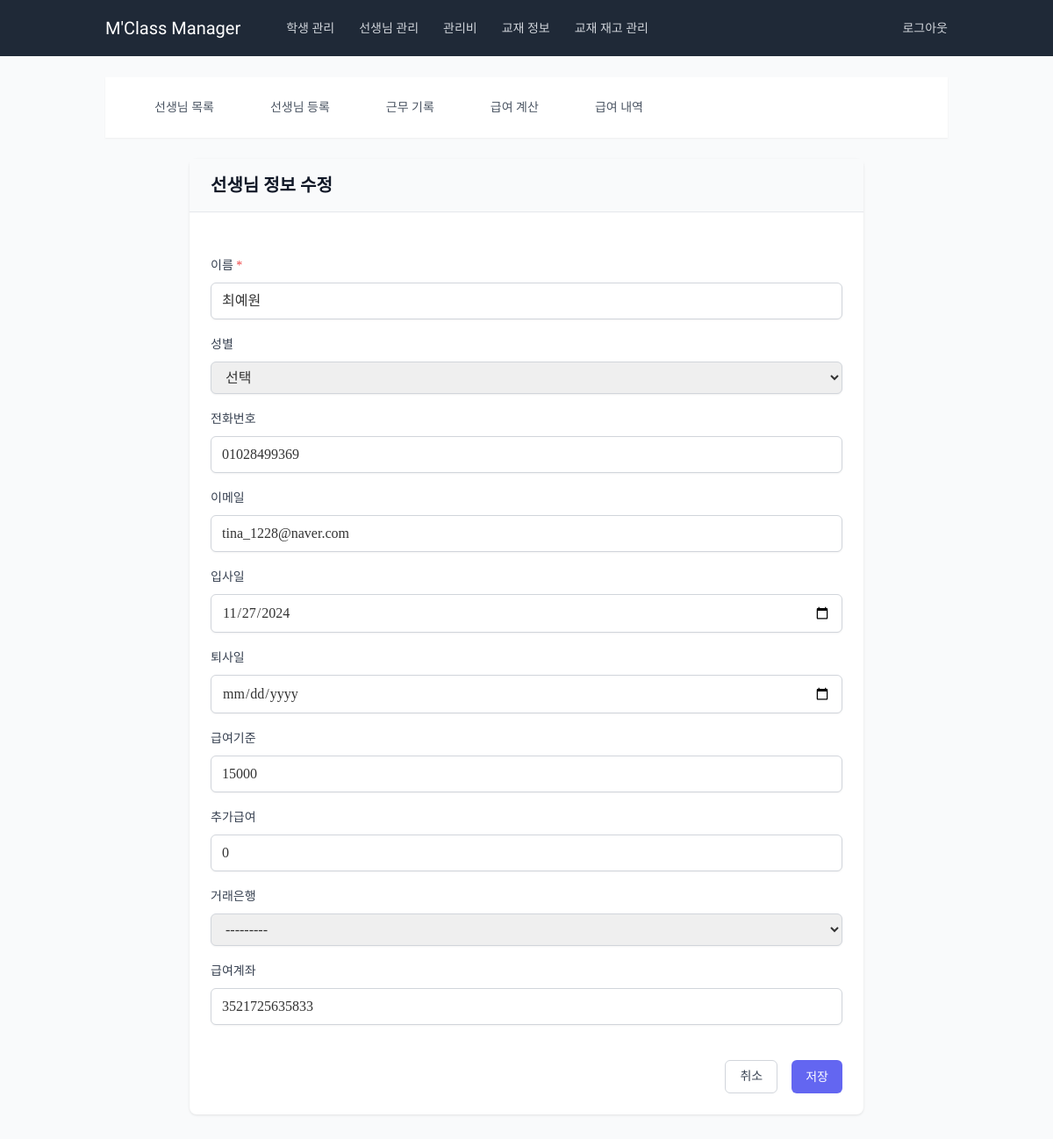
Before: /teachers/26/update/ (signed in) with the older database file.
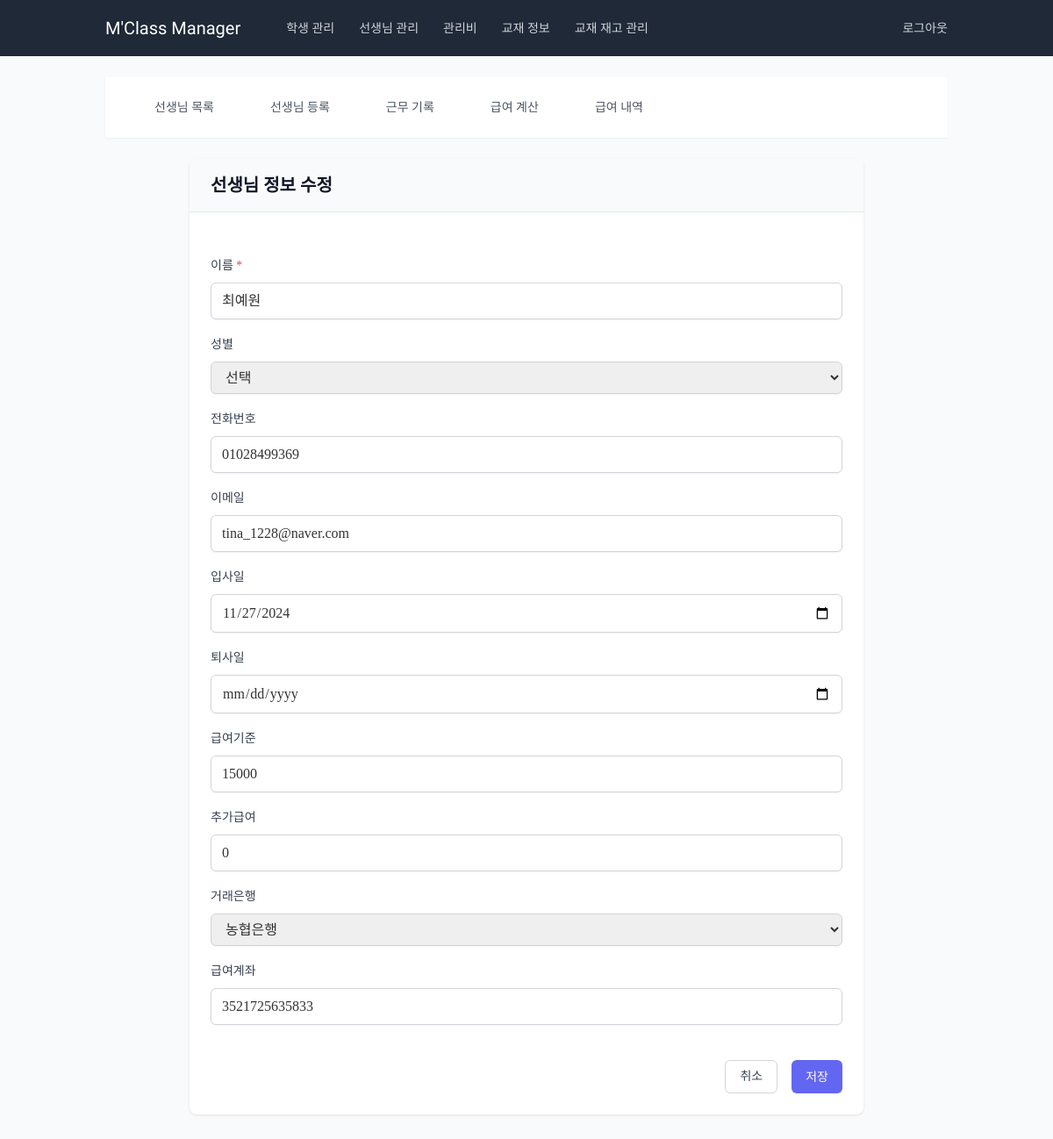
After: the same page with the newer database file.
### teachers/models.py (models this page shows, shortened)
class Teacher(models.Model):
    GENDER_CHOICES = [
        ('M', '남'),
        ('F', '여'),
    ]
    name = models.CharField(max_length=100, verbose_name='이름')
    phone_number = models.CharField(
        max_length=11,
        validators=[validate_phone_number],
        blank=True,
        null=True,
        verbose_name='전화번호'
    )
    email = models.EmailField(blank=True, null=True, verbose_name='이메일')
    gender = models.CharField(max_length=1, choices=GENDER_CHOICES, blank=True, null=True, verbose_name='성별')
    hire_date = models.DateField(blank=True, null=True, verbose_name='입사일')
    resignation_date = models.DateField(null=True, blank=True, verbose_name='퇴사일')
    bank = models.ForeignKey('common.Bank', on_delete=models.SET_NULL, blank=True, null=True, verbose_name='거래은행')
    account_number = models.CharField(max_length=20, blank=True, null=True, verbose_name='급여계좌')
    base_salary = models.IntegerField(blank=True, null=True, verbose_name='급여기준', default=15000)
    additional_salary = models.IntegerField(blank=True, null=True, verbose_name='추가급여', default=0)
    other_info = models.TextField(blank=True, null=True, verbose_name='기타')
    is_active = models.BooleanField(default=True, verbose_name="재직 중")
    extra_field1 = models.CharField(max_length=100, blank=True, null=True, verbose_name='예비1')
    extra_field2 = models.CharField(max_length=100, blank=True, null=True, verbose_name='예비2')
    extra_field3 = models.CharField(max_length=100, blank=True, null=True, verbose_name='예비3')
    extra_field4 = models.CharField(max_length=100, blank=True, null=True, verbose_name='예비4')
    class Meta:
        verbose_name = '교사'
        verbose_name_plural = '교사'

### teachers/views.py (the view, shortened to what this page needs)
# urls.py: path('<int:pk>/update/', views.TeacherUpdateView.as_view(), name='teacher_update'),
class TeacherUpdateView(LoginRequiredMixin, UpdateView):
    model = Teacher
    form_class = TeacherForm
    template_name = 'teachers/teacher_form.html'
    success_url = reverse_lazy('teachers:teacher_list')

### common/models.py (called while the page is built)
    def __str__(self):
        return self.name

### teachers/templates/teachers/teacher_form.html (shortened to what this page needs)
{% extends 'teachers/base_teachers.html' %}
{% block teacher_content %}
<div class="content-card max-w-3xl mx-auto">
    <div class="card-header">
        <h1 class="text-xl font-semibold text-gray-900">
            {% if form.instance.pk %}선생님 정보 수정{% else %}선생님 등록{% endif %}
        </h1>
    </div>
    <div class="card-body">
        <form method="post" class="space-y-6">
            <div class="space-y-4">
                {% for field in form %}
                <div class="space-y-2">
                    <label class="text-sm font-medium text-gray-700" for="{{ field.id_for_label }}">
                        {{ field.label }}
                        {% if field.field.required %}
                            <span class="text-red-500">*</span>
                        {% endif %}
                    </label>
                    {% if field.name == 'gender' %}
                        <select name="{{ field.name }}" id="{{ field.id_for_label }}" class="form-input">
                            <option value="">선택</option>
                        </select>
                    {% else %}
                        {{ field }}
                    {% endif %}
                </div>
                {% endfor %}
            </div>
            <div class="flex justify-end space-x-4 pt-4">
                <a href="{% url 'teachers:teacher_list' %}"
                   class="px-4 py-2 border border-gray-300 rounded-md text-sm font-medium text-gray-700 hover:bg-gray-50 focus:outline-none focus:ring-2 focus:ring-offset-2 focus:ring-indigo-500">
                    취소
                </a>
                <button type="submit" class="form-button">
                    저장
                </button>
            </div>
        </form>
    </div>
</div>
{% endblock %}

Changed rows visible on the page:
changed Teacher "최예원": bank "---------" → "농협은행"
